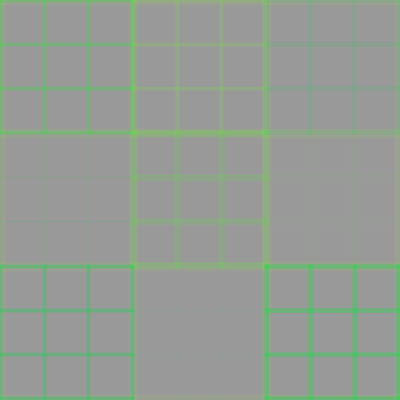
Frame 1 (no input)
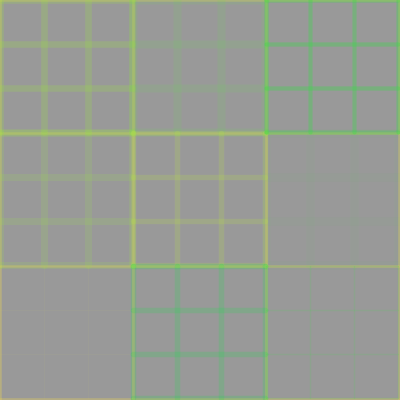
Frame 60 (the mouse pressed at the canvas centre just before this capture)
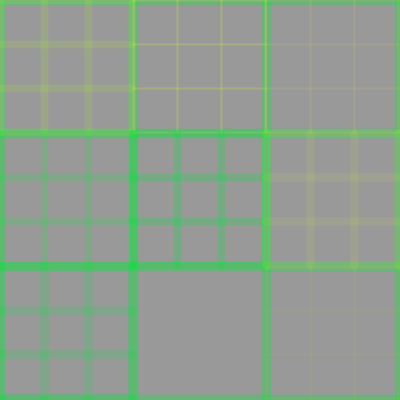
Frame 120 (the mouse held since frame 60 and released just before this capture)

The Processing sketch that drew these frames (run headless with seeded random() and noise(); from frame 60 on, the mouse is pressed at the canvas centre):

// Processing sketch: processing_21194
// ── processing_21194.pde

void setup() {
  size(400,400);
  background(153);
  gridMNC(0,0,3,3,400/3,color(random(0,255),220,70),random(0,100), random(1,10));
  gridMNC(0,0,3,3,(400/3)/3,color(random(0,255),220,70), random(0,100),random(1,10));
  gridMNC(400/3,0,3,3,(400/3)/3,color(random(0,255),220,70),random(0,100),random(1,10));
  gridMNC(0,400/3,3,3,(400/3)/3,color(random(0,255),220,70),random(0,100),random(1,10));
  gridMNC(400/3,400/3,3,3,(400/3)/3,color(random(0,255),220,70),random(0,100),random(1,10));
  gridMNC(800/3,800/3,3,3,(400/3)/3,color(random(0,255),220,70),random(0,100),random(1,10));
  gridMNC(800/3,0,3,3,(400/3)/3,color(random(0,255),220,70),random(0,100),random(1,10));
  gridMNC(800/3,400/3,3,3,(400/3)/3,color(random(0,255),220,70),random(0,100),random(1,10));
  gridMNC(400/3,800/3,3,3,(400/3)/3,color(random(0,255),220,70),random(0,100),random(1,10));
  gridMNC(0,800/3,3,3,(400/3)/3,color(random(0,255),220,70),random(0,100),random(1,10));
 // noLoop();
}

void draw() {
  
  if(second()%2 == 0){ 
    setup();
  }
}

// grid of given #row/#column

void gridMNC(int x0, int y0, int mrow, int ncol, int cellw, color c, float n, float w) { 
 
  stroke(c, n); 
  strokeWeight(w);

  int x1=x0+ncol*cellw;
  int y1=y0+mrow*cellw;
  for (int i=0, iy=y0; i<=mrow; i++, iy+=cellw) line(x0, iy, x1, iy);
  for (int i=0, ix=x0; i<=ncol; i++, ix+=cellw) line(ix, y0, ix, y1);
}
